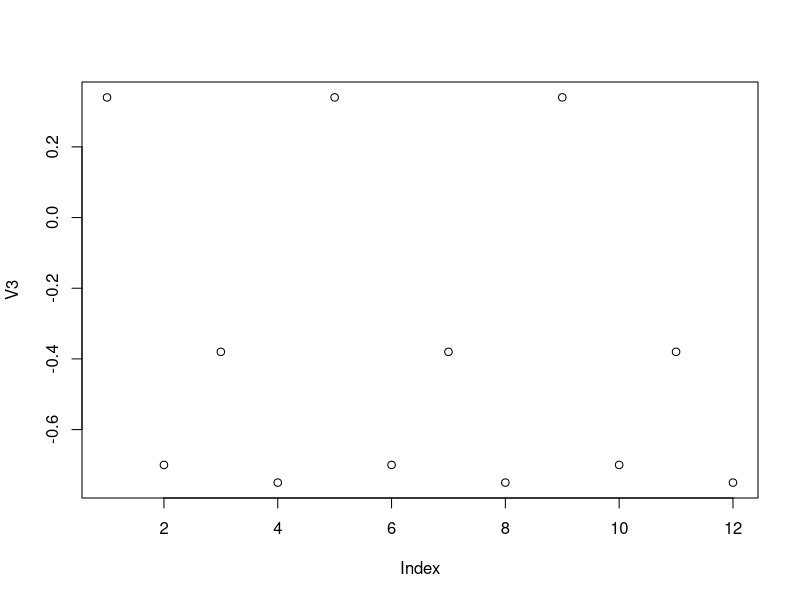

R code for this plot: (Note: this script raises an error after producing the figure.)
#DT[i, j, by] -- Take DT, subset rows use i, then caculate j grouped by 'by'
library(data.table)
set.seed(45L)
DT <- data.table(V1 = c(1L, 2L), 
                 V2 = letters[1:3],
                 V3 = round(rnorm(4), 2),
                 V4 = 1:12)
# Subsetting rows using i
DT[3:5,] #select third to fifth row
DT[3:5] # same as above

DT[V2 == "a"]
DT[V2 %in% c("a", "c")]

# Manipulating on columns in j
DT[, V2]  # select 1 col in j, and it returns a vector
DT[, .(V2, V3)] #select several cols inj, and it returns a data.table
# .() is an alias to list().If .() is used, the returned value is a 
#data.table. If .() is not used, the result is a vector.

#call function in j
DT[, sum(V1)]
DT[, .(sum(V1), sd(V3))]
#assigning colnames to computed columns
DT[, .(sum.v1 = sum(V1), sd_V3 = sd(V3))]

#Multiple expressions can be wrapped in curly braces.
DT[, {print(V2)
  plot(V3)
  NULL}]


# Doing j by group
DT[, .(sum_V4 = sum(V4)), by = V1]
DT[, .(sum_V4 = sum(V4)), by = .(V1, V2)]
#call functions in by
DT[, .(sum_V4 = sum(V4)), by = sign(V1-1)]
#assign new colnames in by
DT[, .(sum_V4 = sum(V4)), by = .(V1_1 = sign(V1-1))]
#grouping only a subset by specifying i
DT[1:5, .(sum_V4 = sum(V4)), by = V1]
#use .N to get total number of observations of each group
DT[, .N, by = V1] #count the number of rows for every group in V1

#Adding/updating columns by reference in j using :=
#Watch Out: extra assign is a redundant DT <- DT[...]
DT[, V1 := round(exp(V1), 2)] # V1 changed into what is after :=
DT[, ":=" (V1 = round(exp(V1), 2), V2 = LETTERS[4:6])]
DT[, ":=" (V1 = round(exp(V1), 2), V2 = LETTERS[4:6])][] #[] will display the result on screen

